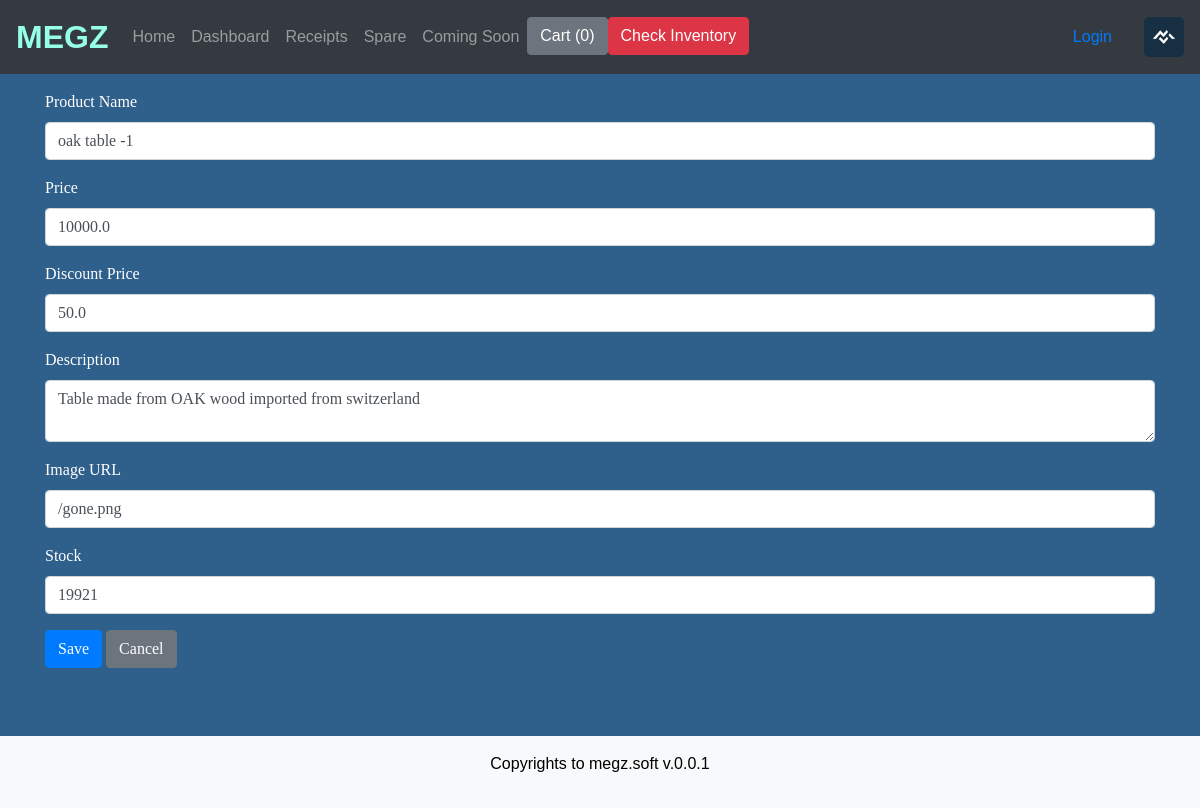
Screenshot of /edit_product/3/ with the database file from the repository.
### shop/models.py (models this page shows, shortened)
class WebsiteLogo(models.Model):
    image = models.ImageField(upload_to='logos/')
    uploaded_at = models.DateTimeField(auto_now_add=True)

class Products(models.Model):
    title = models.CharField(max_length=200)
    price = models.FloatField()
    discount_price = models.FloatField(null=True, blank=True)
    category = models.CharField(max_length=200)
    description = models.TextField()
    image = models.ImageField(upload_to='product_images/')
    stock = models.IntegerField(default=0)  # New field for stock

### shop/views.py (the view, shortened to what this page needs)
# urls.py: path('edit_product/<int:product_id>/', views.edit_product, name='edit_product'),
def edit_product(request, product_id):
    product = get_object_or_404(Products, id=product_id)
    return render(request, 'shop/edit_product.html', {'product': product})

### inventory/context_processors.py (called while the page is built)
def inventory_alerts(request):
    red_alerts = []
    yellow_alerts = []
    for warning in StockWarning.objects.select_related("product"):
        product = warning.product
        if product.stock == 0:
            red_alerts.append(product)
        elif product.stock <= warning.warning_limit:
            yellow_alerts.append(product)
    color = "success"  # default green
    if red_alerts and yellow_alerts:
        color = "warning"
    if red_alerts:
        color = "danger"
    elif yellow_alerts:
        color = "warning"
    return {"inventory_alert_color": color}

### operations/context_processors.py (called while the page is built)
def latest_announcement(request):
    one_hour_ago = now() - timedelta(hours=1)
    latest = Announcement.objects.filter(timestamp__gte=one_hour_ago).order_by('-timestamp').first()
    return {'latest_announcement': latest}

### shop/context_processors.py (called while the page is built)
def site_logo(request):
    logo = WebsiteLogo.objects.first()
    return {'logo': logo}

### shop/templates/shop/edit_product.html (shortened to what this page needs)
{% extends 'shop/base.html' %} {% block content %}
<h2 class="text-center">Edit Product</h2>
<form method="POST" class="mb-4">
    <div class="form-group">
        <label>Product Name</label>
        <input type="text" name="title" class="form-control" value="{{ product.title }}" required>
    </div>
    <div class="form-group">
        <label>Price</label>
        <input type="number" step="0.01" name="price" class="form-control" value="{{ product.price }}" required>
    </div>
    <div class="form-group">
        <label>Discount Price</label>
        <input type="number" step="0.01" name="discount_price" class="form-control" value="{{ product.discount_price }}" required>
    </div>
    <div class="form-group">
        <label>Description</label>
        <textarea name="description" class="form-control" required>{{ product.description }}</textarea>
    </div>
    <div class="form-group">
        <label>Image URL</label>
        <input type="text" name="image" class="form-control" value="{{ product.image }}" required>
    </div>
    <div class="form-group">
        <label>Stock</label>
        <input type="number" name="stock" class="form-control" value="{{ product.stock }}" required>
    </div>
    <button type="submit" class="btn btn-primary">Save</button>
    <a href="{% url 'dashboard' %}" class="btn btn-secondary">Cancel</a>
</form>
{% endblock %}

### shop/templates/shop/base.html (shortened to what this page needs)
{% load static %}
<!DOCTYPE html>
<html lang="en">
<head>
    <link rel="stylesheet" href="{% static 'shop/style.css' %}">
    <link rel="stylesheet" href="https://stackpath.bootstrapcdn.com/bootstrap/4.3.1/css/bootstrap.min.css">
</head>
<body>
    <nav class="navbar navbar-expand-lg navbar-dark bg-dark">
        <a class="navbar-brand position-relative" href="/">
            MEGZ
            <span class="snowflakes-container"></span>
        </a>
        <div class="collapse navbar-collapse" id="navbarNav">
            <ul class="navbar-nav">
                <li class="nav-item"><a class="nav-link" href="/">Home</a></li>
                <li class="nav-item">
                    <a class="nav-link" href="{% url 'dashboard_login' %}">Dashboard</a>
                </li>
                <li class="nav-item"><a class="nav-link" href="{% url 'receipts' %}">Receipts</a></li>
                <li class="nav-item">
                    <a class="nav-link" href="{% url 'spare' %}">Spare</a>
                </li>
                <li class="nav-item">
                    <a class="nav-link" href="{% url 'coming_soon' %}">Coming Soon</a>
                </li>
                <li class="nav-item">
                    <a href="{% url 'cart' %}" id="cart" class="btn btn-secondary">
                        Cart (<span id="cart-count">0</span>)
                    </a>
                </li>
                <li class="nav-item  align-items-center">
                    <a href="#" class="btn btn-{{ inventory_alert_color }} text-white btn-secondary">
                    Check Inventory
                    </a>
                </li>
            </ul>
            <div class="d-flex align-items-center ms-auto gap-3 custom-navbar-end">
                <div class="welcome-user">
                    {% if request.session.username %}
                    <span class="navbar-text">Welcome, {{ request.session.username }}</span>
                    <a class="btn btn-outline-danger btn-sm" href="{% url 'logout' %}">Logout</a> {% else %}
                    <a class="nav-link" href="{% url 'login' %}">Login</a> {% endif %}
                </div>
                {% if logo %}
                <div class="logo-wrapper">
                    <img src="{{ logo.image.url }}" alt="Logo" class="navbar-logo">
                </div>
                {% endif %}
            </div>
        </div>
    </nav>
    <div class="container mt-4">
        {% block content %}{% endblock %}
    </div>
    <footer class="text-center mt-4 p-3 bg-light" style="color: black;">
        <p>Copyrights to megz.soft v.0.0.1</p>
    </footer>
</body>
</html>

### shop/static/shop/style.css (style rules this page uses)
body { background-color: darkcyan; color: white; font-family: Arial, sans-serif; }
.navbar { background-color: #000000; }
footer { background-color: #003d3d; padding: 10px; text-align: center; color: white; }

### shop/templates/shop/base.html (style rules this page uses)
.custom-navbar-end { margin-left: auto; display: flex; align-items: center; gap: 1rem; }
.navbar-logo { height: 40px; width: auto; border-radius: 5px; margin-left: auto; }
.logo-wrapper { margin-left: auto; }
.welcome-user { white-space: nowrap; }
body { background-color: rgb(47, 95, 139); color: white; font-family: Arial, sans-serif; }
.container { margin-top: 50px; padding-top: 20px; padding-bottom: 20px; font-family: 'Times New Roman', Times, serif; }
.navbar { background-color: #000000; position: fixed; top: 0; width: 100%; z-index: 1000; }
footer { bottom: 0; width: 100%; background-color: #000000; padding: 10px; text-align: center; color: white; }
.navbar-brand { font-size: 2rem; font-weight: bold; background: linear-gradient(90deg, #95ffe8, #95ffe8, #95ffe8, #95ffe8, #000000, #95ffe8, #95ffe8, #95ffe8, #95ffe8); background-size: 400% 400%; -webkit-background-clip: text; -webkit-text-fill-color: transparent; display: inline-block; animation: textGradient 5s infinite linear; position: relative; }
.snowflakes-container { position: absolute; top: -10px; left: 0; width: 100%; height: 50px; pointer-events: none; overflow: visible; }

### rows the page displays
WebsiteLogo: image (picture)
Products: title "oak table -1", price "10000.0", discount_price "50.0", description "Table made from OAK wood imported from switzerland", image "/gone.png", stock "19921"
